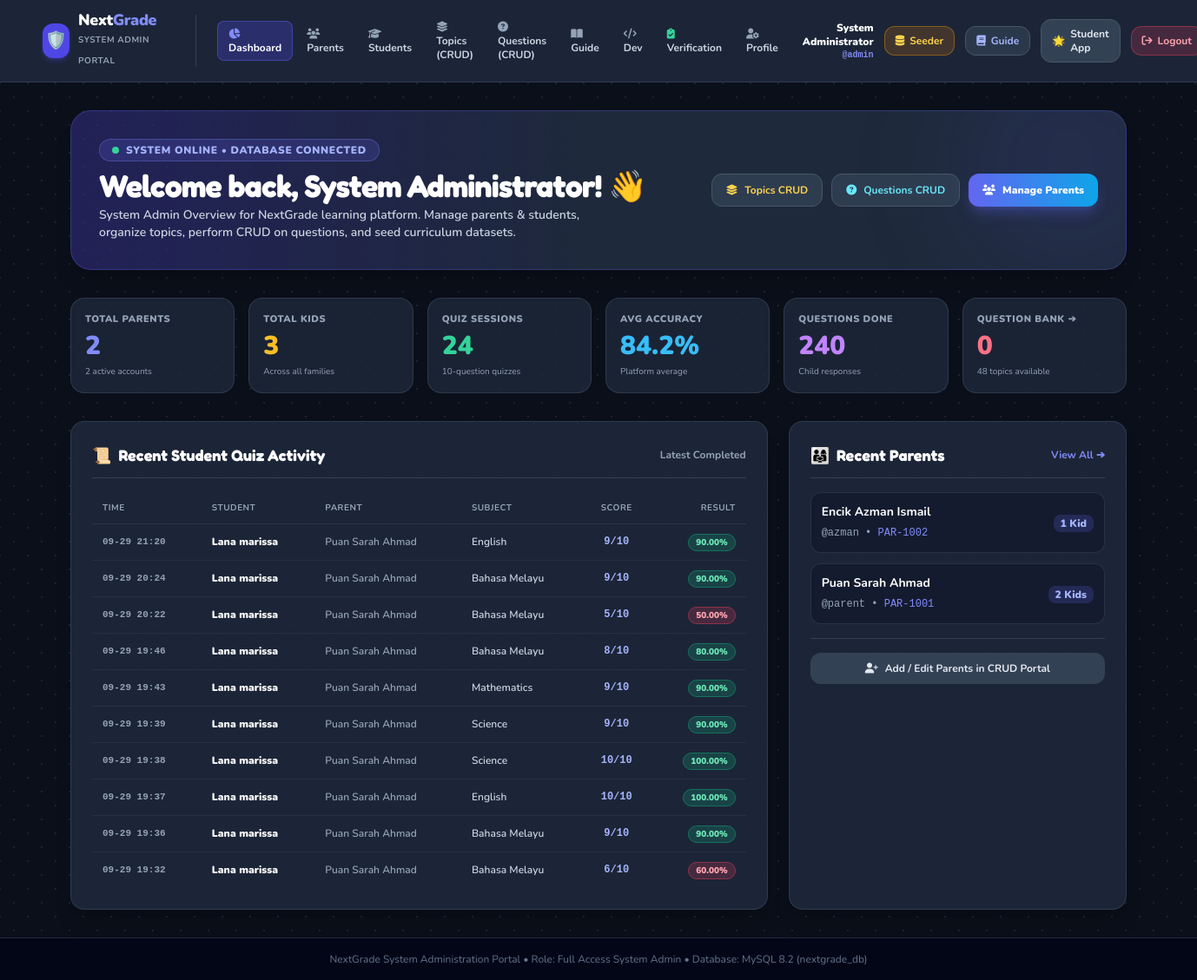
The page /admin/index.php (signed in) on the database its author committed.
### tables this page shows
CREATE TABLE IF NOT EXISTS `quiz_sessions` (
  `id` INT AUTO_INCREMENT PRIMARY KEY,
  `student_id` INT DEFAULT NULL,
  `student_name` VARCHAR(100) NOT NULL,
  `subject_id` VARCHAR(50) DEFAULT NULL,
  `topic_id` VARCHAR(50) DEFAULT NULL,
  `total_questions` INT DEFAULT 10,
  `score` INT DEFAULT 0,
  `percentage` DECIMAL(5,2) DEFAULT 0.00,
  `time_spent_seconds` INT DEFAULT 0,
  `completed_at` DATETIME DEFAULT CURRENT_TIMESTAMP,
  INDEX `idx_session_student` (`student_id`),
  INDEX `idx_session_date` (`completed_at`)
);

CREATE TABLE IF NOT EXISTS `parents` (
  `id` INT AUTO_INCREMENT PRIMARY KEY,
  `parent_code` VARCHAR(30) UNIQUE NOT NULL,
  `username` VARCHAR(50) UNIQUE NOT NULL,
  `password_hash` VARCHAR(255) NOT NULL,
  `full_name` VARCHAR(100) NOT NULL,
  `email` VARCHAR(100) UNIQUE NOT NULL,
  `phone` VARCHAR(30) DEFAULT NULL,
  `status` ENUM('active', 'inactive') DEFAULT 'active',
  `created_at` DATETIME DEFAULT CURRENT_TIMESTAMP,
  `last_login` DATETIME DEFAULT NULL
);

CREATE TABLE IF NOT EXISTS `subjects` (
  `id` VARCHAR(50) PRIMARY KEY,
  `name` VARCHAR(100) NOT NULL,
  `title_native` VARCHAR(100) NOT NULL,
  `description` TEXT,
  `icon` VARCHAR(50) NOT NULL,
  `theme_gradient` VARCHAR(100) NOT NULL,
  `accent_color` VARCHAR(50) NOT NULL,
  `sort_order` INT DEFAULT 0,
  `grade_level` VARCHAR(50) DEFAULT 'Kindergarten 3 (KG3)'
);

### admin/index.php (the view, shortened to what the rows shown need)
<?php
require_once __DIR__ . '/../auth_helper.php';
$admin = getAdminUser();
$recentSessions = $pdo->query("
    SELECT qs.*, s.name as student_full_name, p.full_name as parent_full_name, sub.name as subject_name
    FROM quiz_sessions qs
    LEFT JOIN students s ON s.id = qs.student_id
    LEFT JOIN parents p ON p.id = s.parent_id
    LEFT JOIN subjects sub ON sub.id = qs.subject_id
    ORDER BY qs.completed_at DESC
    LIMIT 10
")->fetchAll();
$recentParents = $pdo->query("
    SELECT p.*, COUNT(s.id) as kids_count
    FROM parents p
    LEFT JOIN students s ON s.parent_id = p.id
    GROUP BY p.id
    ORDER BY p.id DESC
    LIMIT 5
")->fetchAll();
?>
<!DOCTYPE html>
<html lang="en">
<head>
  <script src="https://cdn.tailwindcss.com"></script>
  <link rel="stylesheet" href="../css/app.css?v=2">
  <link rel="stylesheet" href="https://cdnjs.cloudflare.com/ajax/libs/font-awesome/6.4.0/css/all.min.css">
</head>
<body class="admin-dark min-h-screen bg-slate-900 text-slate-100 flex flex-col">
  <main class="flex-1 max-w-7xl w-full mx-auto px-4 md:px-8 py-8 space-y-8">
    <div class="bg-gradient-to-r from-indigo-900/60 via-slate-800 to-slate-800 border border-indigo-500/30 rounded-3xl p-6 md:p-8 flex flex-col md:flex-row items-start md:items-center justify-between gap-6 shadow-xl relative overflow-hidden">
      <div class="relative z-10">
        <h1 class="text-2xl md:text-4xl font-black text-white tracking-tight">
          Welcome back, <?= htmlspecialchars($admin['full_name']) ?>! 👋
        </h1>
      </div>
    </div>
    <div class="grid grid-cols-1 lg:grid-cols-3 gap-6">
      <div class="lg:col-span-2 bg-slate-800/90 border border-slate-700/80 rounded-2xl p-6 shadow-xl space-y-4">
        <div class="flex items-center justify-between pb-3 border-b border-slate-700">
          <h2 class="text-lg font-black text-white flex items-center gap-2">
            <span>📜</span> Recent Student Quiz Activity
          </h2>
        </div>
        <div class="overflow-x-auto">
          <table class="w-full text-left text-xs font-semibold">
            <thead class="text-slate-400 uppercase text-[10px] font-black tracking-wider border-b border-slate-700/60">
              <tr>
                <th class="py-2.5 px-3">Time</th>
                <th class="py-2.5 px-3">Student</th>
                <th class="py-2.5 px-3">Parent</th>
                <th class="py-2.5 px-3">Subject</th>
                <th class="py-2.5 px-3 text-center">Score</th>
                <th class="py-2.5 px-3 text-right">Result</th>
              </tr>
            </thead>
            <tbody class="divide-y divide-slate-700/40 text-slate-200">
              <?php if (empty($recentSessions)): ?>
                <tr><td colspan="6" class="text-center py-6 text-slate-400">No quiz sessions recorded yet.</td></tr>
              <?php else: ?>
                <?php foreach ($recentSessions as $sess): ?>
                  <tr class="hover:bg-slate-700/20 transition-colors">
                    <td class="py-3 px-3 font-mono text-[11px] text-slate-400"><?= substr($sess['completed_at'], 5, 11) ?></td>
                    <td class="py-3 px-3 font-black text-white"><?= htmlspecialchars($sess['student_name']) ?></td>
                    <td class="py-3 px-3 text-slate-400"><?= htmlspecialchars($sess['parent_full_name'] ?? 'Direct / Legacy') ?></td>
                    <td class="py-3 px-3 text-slate-300"><?= htmlspecialchars($sess['subject_name'] ?? 'Mixed Quiz') ?></td>
                    <td class="py-3 px-3 text-center font-bold font-mono text-indigo-300"><?= $sess['score'] ?>/<?= $sess['total_questions'] ?></td>
                    <td class="py-3 px-3 text-right">
                      <span class="px-2 py-0.5 rounded-full text-[10px] font-black <?= $sess['percentage'] >= 70 ? 'bg-emerald-500/20 text-emerald-300 border border-emerald-500/40' : 'bg-rose-500/20 text-rose-300 border border-rose-500/40' ?>">
                        <?= $sess['percentage'] ?>%
                      </span>
                    </td>
                  </tr>
                <?php endforeach; ?>
              <?php endif; ?>
            </tbody>
          </table>
        </div>
      </div>
      <div class="bg-slate-800/90 border border-slate-700/80 rounded-2xl p-6 shadow-xl space-y-4">
        <div class="flex items-center justify-between pb-3 border-b border-slate-700">
          <h2 class="text-lg font-black text-white flex items-center gap-2">
            <span>👨‍👩‍👧</span> Recent Parents
          </h2>
        </div>
        <div class="space-y-3">
          <?php foreach ($recentParents as $p): ?>
            <div class="bg-slate-900/60 border border-slate-700/60 rounded-xl p-3 flex items-center justify-between">
              <div>
                <span class="font-bold text-sm text-white block"><?= htmlspecialchars($p['full_name']) ?></span>
                <span class="text-xs text-slate-400 font-mono">@<?= htmlspecialchars($p['username']) ?> • <span class="text-indigo-400"><?= $p['parent_code'] ?></span></span>
              </div>
              <div class="text-right">
                <span class="inline-block px-2 py-0.5 rounded-lg text-xs font-black bg-indigo-500/20 text-indigo-300">
                  <?= $p['kids_count'] ?> <?= $p['kids_count'] == 1 ? 'Kid' : 'Kids' ?>
                </span>
              </div>
            </div>
          <?php endforeach; ?>
        </div>
      </div>
    </div>
  </main>
</body>
</html>

### rows shown on the page
quiz_sessions: completed_at "09-29 21:20", student_name "Lana marissa", parents.full_name "Puan Sarah Ahmad", subject.name "English", score "9", total_questions "10", percentage "90.00"
quiz_sessions: completed_at "09-29 20:24", student_name "Lana marissa", parents.full_name "Puan Sarah Ahmad", subject.name "Bahasa Melayu", score "9", total_questions "10", percentage "90.00"
quiz_sessions: completed_at "09-29 20:22", student_name "Lana marissa", parents.full_name "Puan Sarah Ahmad", subject.name "Bahasa Melayu", score "5", total_questions "10", percentage "50.00"
quiz_sessions: completed_at "09-29 19:46", student_name "Lana marissa", parents.full_name "Puan Sarah Ahmad", subject.name "Bahasa Melayu", score "8", total_questions "10", percentage "80.00"
quiz_sessions: completed_at "09-29 19:43", student_name "Lana marissa", parents.full_name "Puan Sarah Ahmad", subject.name "Mathematics", score "9", total_questions "10", percentage "90.00"
quiz_sessions: completed_at "09-29 19:39", student_name "Lana marissa", parents.full_name "Puan Sarah Ahmad", subject.name "Science", score "9", total_questions "10", percentage "90.00"
quiz_sessions: completed_at "09-29 19:38", student_name "Lana marissa", parents.full_name "Puan Sarah Ahmad", subject.name "Science", score "10", total_questions "10", percentage "100.00"
quiz_sessions: completed_at "09-29 19:37", student_name "Lana marissa", parents.full_name "Puan Sarah Ahmad", subject.name "English", score "10", total_questions "10", percentage "100.00"
quiz_sessions: completed_at "09-29 19:36", student_name "Lana marissa", parents.full_name "Puan Sarah Ahmad", subject.name "Bahasa Melayu", score "9", total_questions "10", percentage "90.00"
quiz_sessions: completed_at "09-29 19:32", student_name "Lana marissa", parents.full_name "Puan Sarah Ahmad", subject.name "Bahasa Melayu", score "6", total_questions "10", percentage "60.00"
parents: full_name "Encik Azman Ismail", username "azman", parent_code "PAR-1002", kids_count "1", shows "Kid"
parents: full_name "Puan Sarah Ahmad", username "parent", parent_code "PAR-1001", kids_count "2", shows "Kids"

### other values the page prints
$admin['full_name'] "System Administrator"
$admin['username'] "admin"
$totalParents "2"
$activeParents "2"
$totalStudents "3"
$totalSessions "24"
$avgAccuracy "84.2"
$totalQuestionsAns "240"
$totalQuestionsCount "0"
$totalTopicsCount "48"
